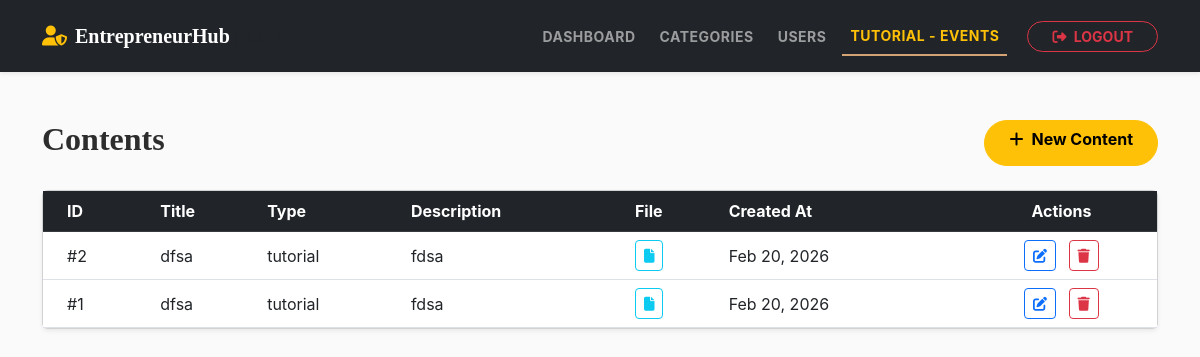
Page /admin/view_contents.php (signed in) on the committed database.
### tables this page shows
CREATE TABLE `contents` (
  `content_id` int(11) NOT NULL,
  `title` varchar(255) NOT NULL,
  `description` text DEFAULT NULL,
  `resource_type` enum('tutorial','event') NOT NULL,
  `file_path` varchar(255) DEFAULT NULL,
  `created_at` timestamp NOT NULL DEFAULT current_timestamp()
);

### admin/view_contents.php (the view, shortened to what this page needs)
<?php
include "config.php";
$result = mysqli_query($conn, "SELECT * FROM contents ORDER BY created_at DESC");
?>
<!DOCTYPE html>
<html lang="en">
<head>
<link href="https://cdn.jsdelivr.net/npm/bootstrap@5.3.0/dist/css/bootstrap.min.css" rel="stylesheet">
<link rel="stylesheet" href="https://cdnjs.cloudflare.com/ajax/libs/font-awesome/6.4.0/css/all.min.css">
<link rel="stylesheet" href="../CSS/style.css">
</head>
<body>
<?php include('navbar.php'); ?>
<div class="container mt-5">
    <div class="d-flex justify-content-between mb-4">
        <h2 class="fw-bold">Contents</h2>
        <a href="add_content.php" class="btn btn-warning fw-bold px-4 rounded-pill"><i class="fas fa-plus me-2"></i>New Content</a>
    </div>
    <div class="card shadow-sm">
        <div class="card-body p-0">
            <table class="table table-hover align-middle mb-0">
                <thead class="table-dark">
                    <tr>
                        <th class="ps-4">ID</th>
                        <th>Title</th>
                        <th>Type</th>
                        <th>Description</th>
                        <th>File</th>
                        <th>Created At</th>
                        <th class="text-center">Actions</th>
                    </tr>
                </thead>
                <tbody>
                    <?php while($row=mysqli_fetch_assoc($result)): ?>
                        <tr>
                            <td class="ps-4">#<?= $row['content_id'] ?></td>
                            <td><?= htmlspecialchars($row['title']) ?></td>
                            <td><?= $row['resource_type'] ?></td>
                            <td><?= htmlspecialchars($row['description']) ?></td>
                            <td>
                                <?php if($row['file_path']): ?>
                                    <a href="../uploads/<?= htmlspecialchars($row['file_path']) ?>" target="_blank" class="btn btn-sm btn-outline-info"><i class="fas fa-file"></i></a>
                                <?php else: ?>
                                    -
                                <?php endif; ?>
                            </td>
                            <td><?= date('M d, Y', strtotime($row['created_at'])) ?></td>
                            <td class="text-center">
                                <a href="edit_content.php?id=<?= $row['content_id'] ?>" class="btn btn-sm btn-outline-primary me-2"><i class="fas fa-edit"></i></a>
                                <a href="view_contents.php?delete=<?= $row['content_id'] ?>" class="btn btn-sm btn-outline-danger" onclick="return confirm('Delete this content?')"><i class="fas fa-trash"></i></a>
                            </td>
                        </tr>
                    <?php endwhile; ?>
                </tbody>
            </table>
        </div>
    </div>
</div>
</body>
</html>

### CSS/style.css (style rules this page uses)
:root { --primary-color: #d4a373; --accent-color: #faedcd; --text-dark: #2d2d2d; --bg-light: #fefae0; --transition: all 0.3s ease; }
body { font-family: 'Inter', sans-serif; background-color: #fafafa; color: var(--text-dark); }
h1, h2, .navbar-brand { font-family: 'Playfair Display', serif; }

### rows in the picture
contents: content_id "2", title "dfsa", resource_type "tutorial", description "fdsa", created_at "Feb 20, 2026"
contents: content_id "1", title "dfsa", resource_type "tutorial", description "fdsa", created_at "Feb 20, 2026"
